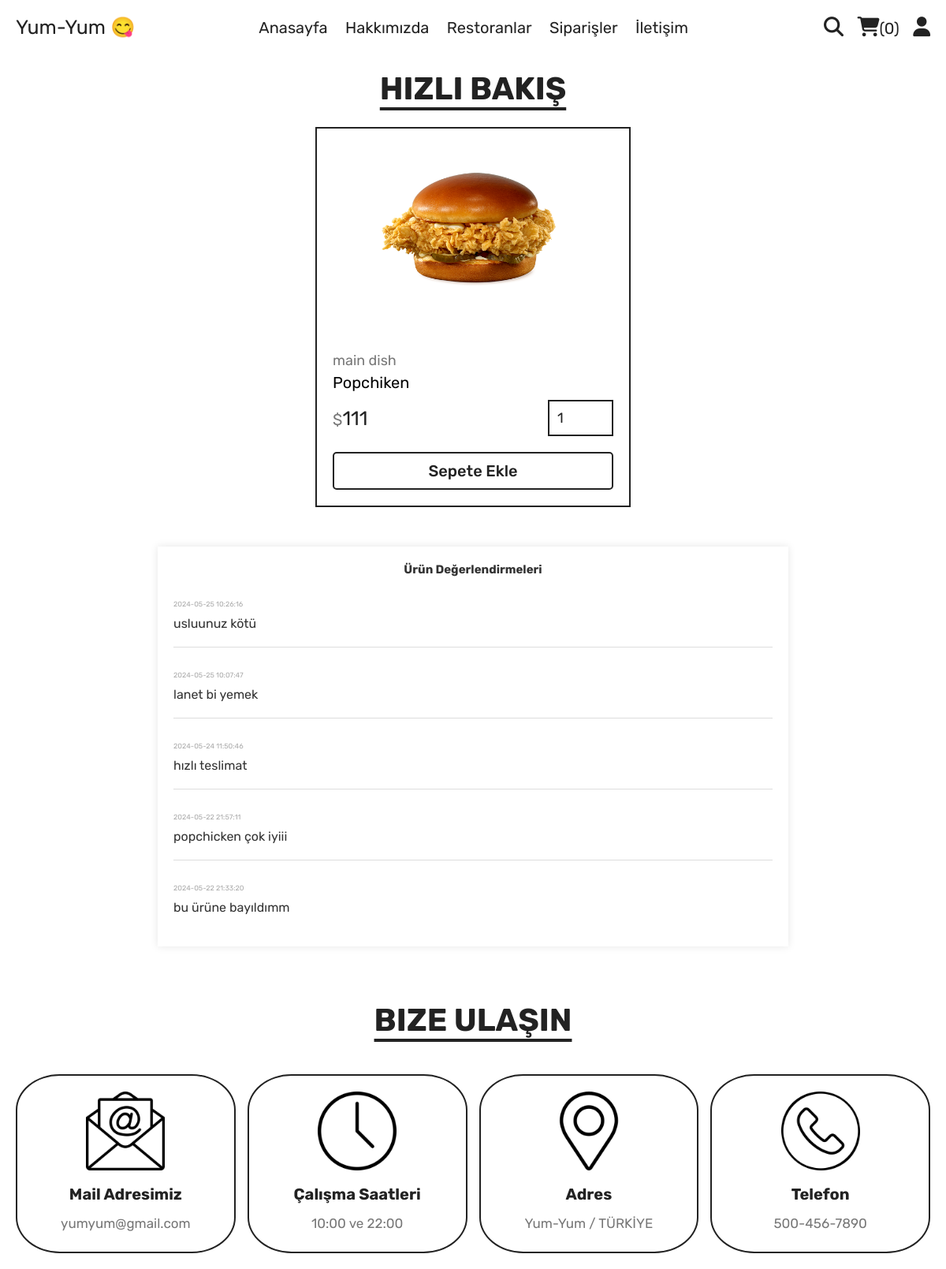
Page /quick_view.php?pid=6 on the committed database.
### tables this page shows
CREATE TABLE `products` (
  `id` int(11) NOT NULL,
  `name` varchar(100) NOT NULL,
  `category` varchar(100) NOT NULL,
  `price` int(11) NOT NULL,
  `image` varchar(100) NOT NULL,
  `admin_id` int(11) DEFAULT NULL
);

CREATE TABLE `product_evaluation` (
  `id` int(11) NOT NULL,
  `product_id` int(11) NOT NULL,
  `admin_id` int(11) NOT NULL,
  `user_id` int(11) NOT NULL,
  `placed_on` timestamp NOT NULL DEFAULT current_timestamp(),
  `evo_message` varchar(255) DEFAULT NULL,
  `is_evo` tinyint(1) NOT NULL DEFAULT 0
);

### quick_view.php (the view, shortened to what this page needs)
<?php
include 'components/connect.php';
?>
<!DOCTYPE html>
<html lang="en">
<head>
   <link rel="stylesheet" href="https://cdnjs.cloudflare.com/ajax/libs/font-awesome/6.1.1/css/all.min.css">
   <link rel="stylesheet" href="css/style.css">
</head>
<body>
<?php include 'components/user_header.php'; ?>
<section class="quick-view">
   <h1 class="title">Hızlı bakış</h1>
   <?php
      $pid = $_GET['pid'];
      $select_products = $conn->prepare("SELECT * FROM `products` WHERE id = ?");
      $select_products->execute([$pid]);
      if($select_products->rowCount() > 0){
         while($fetch_products = $select_products->fetch(PDO::FETCH_ASSOC)){
   ?>
   <form action="" method="post" class="box">
      <img src="uploaded_img/<?= $fetch_products['image']; ?>" alt="">
      <a href="category.php?category=<?= $fetch_products['category']; ?>" class="cat"><?= $fetch_products['category']; ?></a>
      <div class="name"><?= $fetch_products['name']; ?></div>
      <div class="flex">
         <div class="price"><span>$</span><?= $fetch_products['price']; ?></div>
         <input type="number" name="qty" class="qty" min="1" max="99" value="1" maxlength="2">
      </div>
      <button type="submit" name="add_to_cart" class="cart-btn">Sepete Ekle</button>
   </form>
   <?php
         }
      }else{
         echo '<p class="empty">Henüz Bir Ürün Eklenmedi!</p>';
      }
   ?>
   <div class="quick-wiev-container">
      <h1>Ürün Değerlendirmeleri</h1>
      <?php
         $product_id = $_GET['pid'];
         $get_all_evo = $conn->prepare("SELECT * FROM `product_evaluation` WHERE (product_id = ? and is_evo = 1) ORDER BY placed_on DESC");
         $get_all_evo->execute([$product_id]);
         if($get_all_evo->rowCount() > 0){
            while($fetch_evo = $get_all_evo->fetch(PDO::FETCH_ASSOC)){
      ?>
         <div class="review">
            <p class="date"><?= $fetch_evo['placed_on']; ?></p>
            <p style="font-size:16px;"><?= $fetch_evo['evo_message']; ?></p>
         </div>
      <?php
            }
         }else{
            echo '<p class="empty">Ürüne Henüz Bir Değerlendirme Yapılmamış!</p>';
         }
      ?>
      </div>
</section>
<?php include 'components/footer.php'; ?>
</body>
</html>

### css/style.css (style rules this page uses)
:root { --yellow:#fed330; --red:#e74c3c; --white:#fff; --black:#222; --light-color:#777; --border:.2rem solid var(--black); }
* { font-family: 'Rubik', sans-serif; margin:0; padding:0; box-sizing: border-box; outline: none; border: none; text-decoration: none; }
html { font-size: 62.5%; overflow-x: hidden; scroll-behavior: smooth; stop-opacity: 7rem; }
section { margin:0 auto; max-width: 1200px; padding:2rem; }
.title { text-align: center; margin-bottom: 2.5rem; font-size: 4rem; color:var(--black); text-transform: uppercase; text-decoration: underline; text-underline-offset: 1rem; }
.quick-view form { max-width: 40rem; padding:2rem; border:var(--border); position: relative; margin:0 auto; }
.quick-view form img { height: 25rem; width: 100%; object-fit: contain; margin-bottom: 1rem; }
.quick-view form .cat { font-size: 1.8rem; color:var(--light-color); }
.quick-view form .name { font-size: 2rem; margin:.5rem 0; }
.quick-view form .flex { display: flex; justify-content: space-between; align-items: center; gap:1.5rem; margin:1rem 0; }
.quick-view form .flex .price { font-size: 2.5rem; color:var(--black); }
.quick-view form .flex .price span { font-size: 2rem; color:var(--light-color); }
.quick-view form .flex .qty { border:var(--border); padding:1rem; font-size: 1.8rem; color:var(--black); }
.quick-view form .cart-btn { width: 100%; padding:1rem 3rem; text-align: center; border:var(--border); font-size: 2rem; color:var(--black); cursor: pointer; text-transform: capitalize; background: none; margin-top: 1rem; }
.quick-wiev-container { max-width: 800px; margin: 50px auto; background-color: #fff; padding: 20px; box-shadow: 0 0 10px rgba(0, 0, 0, 0.1); }
.quick-wiev-container h1 { text-align: center; color: #333; }
.quick-wiev-container .review { border-bottom: 1px solid #ddd; padding: 20px 0; }
.quick-wiev-container .review:last-child { border-bottom: none; }
.quick-wiev-container .review .date { font-size: 0.9em; color: #aaa; margin-bottom: 10px; }
.quick-wiev-container .review p { margin: 0; color: #333; }
button { padding: 10px 20px; border: none; border-radius: 5px; background-color: #007bff; color: #fff; cursor: pointer; font-size: 16px; font-weight: 500; }

### rows in the picture
products: image (picture), category "main dish", name "Popchiken", price "111"
product_evaluation: placed_on "2024-05-25 10:26:16", evo_message "usluunuz kötü"
product_evaluation: placed_on "2024-05-25 10:07:47", evo_message "lanet bi yemek"
product_evaluation: placed_on "2024-05-24 11:50:46", evo_message "hızlı teslimat"
product_evaluation: placed_on "2024-05-22 21:57:11", evo_message "popchicken çok iyiii"
product_evaluation: placed_on "2024-05-22 21:33:20", evo_message "bu ürüne bayıldımm"

### other values in the picture
$total_cart_items "0"
